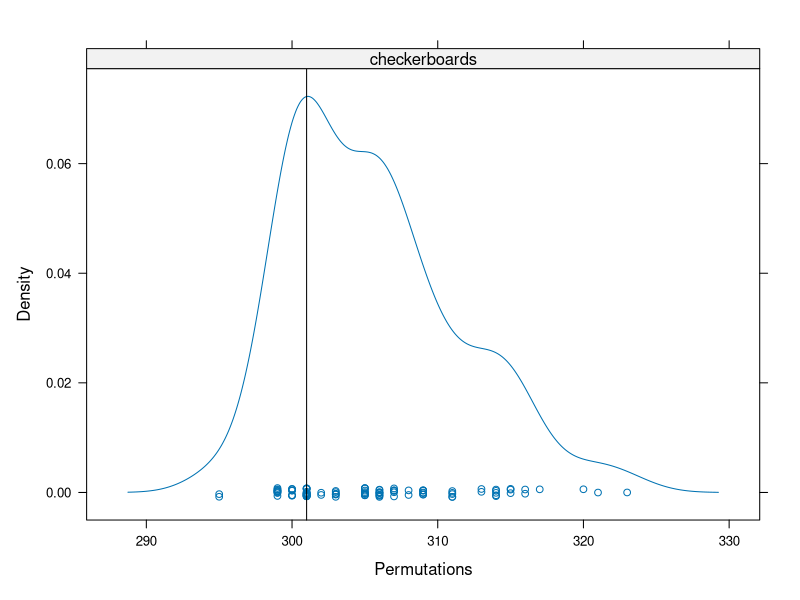
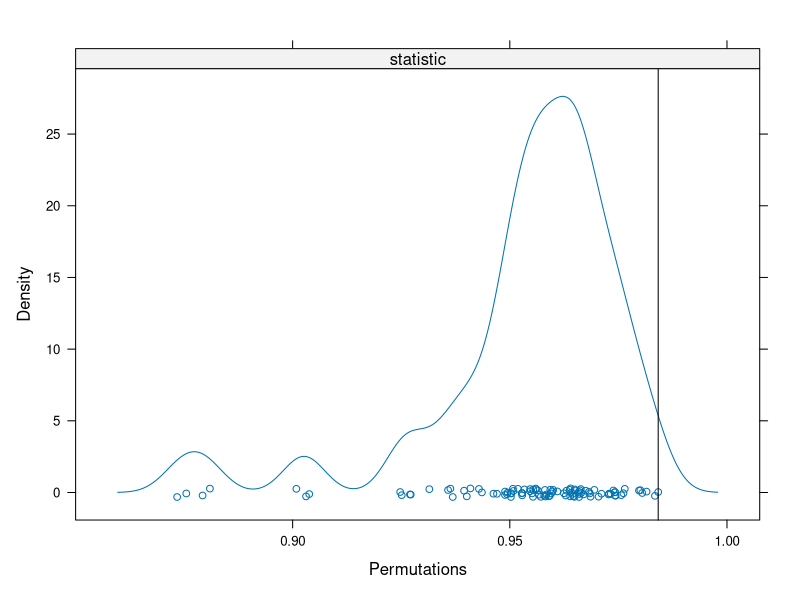
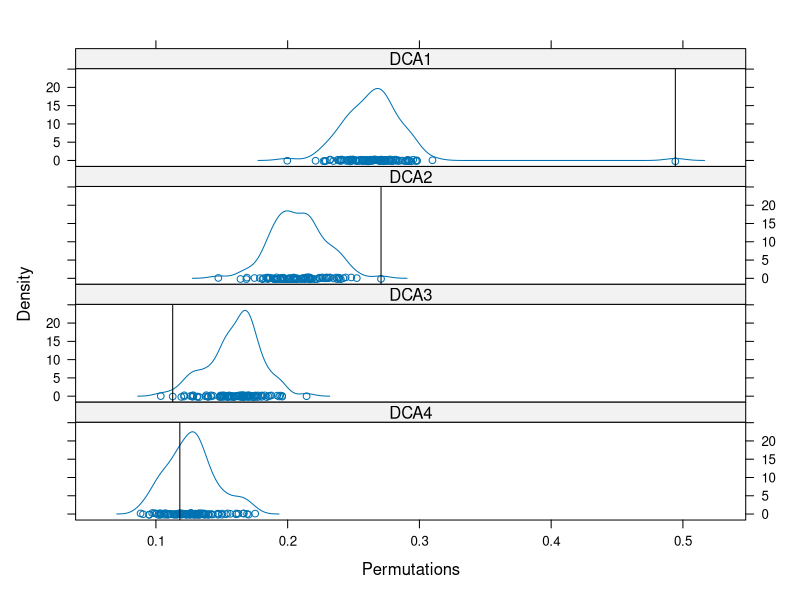

Generate these figures, in order, with R:
# código para importar dados.csv

getwd()

dados<-read.csv("dados.csv",sep = ";",header = T) # Windows
dados<-read.csv("dados.csv") 
dados

#código para eliminar a primeira coluna de dados
dados2 <- dados[,-1]

dados2

# Código para somar as linhas da matriz dados2
soma<-apply(dados2, 1, sum)
soma

# código que transforma a matriz dados2 em uma matriz binária
dados2_b<-ifelse(dados2>0, 1, 0)
dados2_b

# carregar a biblioteca vegan
install.packages("vegan")
library(vegan)

# fazer um código para calcular o númerode checkboards
nestedchecker(dados2_b)

# fazer o modelo nulo desta métrica estatística
modelo <- oecosimu(dados2_b, nestedchecker, "swap")
modelo
densityplot(permustats(modelo), as.table = TRUE)

# fazer um modelo nulo quantitativo para comparar as médias das dissimilaridades de Bray-Curtis

library(vegan)
vegdist(dados2, "bray")
meandist <- function(x) mean(vegdist(x, "bray"))
meandist(dados2)

modelo_quant <- oecosimu(dados2, meandist, "quasiswap_count")
modelo_quant
densityplot(permustats(modelo_quant), as.table = TRUE)



# fazer um modelo nulo quantitativo para comparar autovetores de uma DCA
library(vegan)
data(dune)

modelo <- oecosimu(dune, decorana, "swap",burnin=100, thin=10, statistic="evals") 

densityplot(permustats(modelo), as.table = TRUE, layout = c(1,4))
